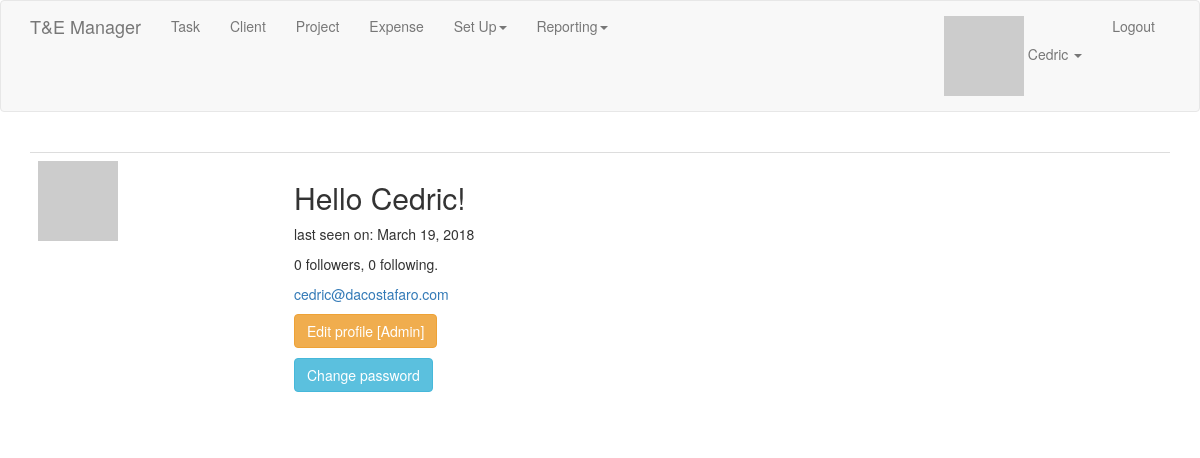
Page /user/Cedric (signed in) on the committed database.
### app/models.py (models this page shows, shortened)
class User(UserMixin, db.Model):
    id = db.Column(db.Integer, primary_key=True)
    username = db.Column(db.String(64), index=True, unique=True)
    email = db.Column(db.String(120), index=True, unique=True)
    password_hash = db.Column(db.String(128))
    tasks = db.relationship('Task', backref='user_task', lazy='dynamic')
    about_me = db.Column(db.String(140))
    last_seen = db.Column(db.DateTime, default=datetime.utcnow)
    followed = db.relationship(
        'User', secondary=followers,
        primaryjoin=(followers.c.follower_id == id),
        secondaryjoin=(followers.c.followed_id == id),
        backref=db.backref('followers', lazy='dynamic'), lazy='dynamic')
    clients = db.relationship('Client', backref='user_client', lazy='dynamic')
    projects = db.relationship('Project', backref='user_project', lazy='dynamic')
    role_id = db.Column(db.Integer, db.ForeignKey('role.id'))
    def avatar(self, size):
        digest = md5(self.email.lower().encode('utf-8')).hexdigest()
        return 'https://www.gravatar.com/avatar/{}?d=identicon&s={}'.format(digest, size)
    def can(self, permissions):
        return self.role is not None and (self.role.permissions & permissions) == permissions
    def is_administrator(self):
        return self.can(Permission.ADMIN)

### app/main/routes.py (the view)
@bp.route('/user/<username>')
@login_required
def user(username):
    user = User.query.filter_by(username=username).first_or_404()
    page = request.args.get('page', 1, type=int)
    tasks = user.tasks.order_by(Task.date.desc()).paginate(page, current_app.config['TASKS_PER_PAGE'], False)
    next_url = url_for('main.user', username=user.username, page=tasks.next_num) if tasks.has_next else None
    prev_url = url_for('main.user', username=user.username, page=tasks.prev_num) if tasks.has_prev else None
    return render_template('users/user.html', user=user, tasks=tasks.items, next_url=next_url, prev_url=prev_url)

### app/main/__init__.py (called while the page is built)
@bp.app_context_processor
def inject_permissions():
    return dict(Permission=Permission)

### app/main/routes.py (called while the page is built)
@bp.before_app_request
def before_request():
    if current_user.is_authenticated:
        current_user.last_seen = datetime.utcnow()
        db.session.commit()

### app/models.py (called while the page is built)
@login.user_loader
def load_user(id):
    return User.query.get(int(id))

### app/templates/users/user.html
{% extends "base.html" %}
{% import "_macros.html" as macros %}
{% block app_content %}
    <table class="table table-hover">
        {% include 'users/_user.html' %}
    </table>
{% endblock %}

### app/templates/base.html (shortened to what this page needs)
{% extends 'bootstrap/base.html' %}
{% block navbar %}
    <nav class="navbar navbar-default">
        <div class="container">
            <div class="navbar-header">
                {% if current_user.is_authenticated %}
                <a class="navbar-brand" href="{{ url_for('main.index') }}">T&E Manager</a>
                {% else %}
                <a class="navbar-brand" href="{{ url_for('auth.login') }}">T&E Manager</a>
                {% endif %}
            </div>
            <div class="collapse navbar-collapse" id="bs-example-navbar-collapse-1">
                <ul class="nav navbar-nav">
                    {% if current_user.is_authenticated %}
                    <li><a href="{{ url_for('tasks.add_task') }}">Task</a></li>
                    <li><a href="{{ url_for('clients.add_client') }}">Client</a></li>
                    <li><a href="{{ url_for('projects.add_project') }}">Project</a></li>
                    <li><a href="#">Expense</a></li>
                    <li class="dropdown"><a href="#" class="dropdown-toggle" data-toggle="dropdown">Set Up<b class="caret"></b></a>
                    <li class="dropdown"><a href="#" class="dropdown-toggle" data-toggle="dropdown">Reporting<b class="caret"></b></a>
                    </li>
                    {% endif %}
                </ul>
                <ul class="nav navbar-nav navbar-right">
                    {% if current_user.is_anonymous %}
                    <li><a href="{{ url_for('auth.register') }}">Register</a></li>
                    <li><a href="{{ url_for('auth.login') }}">Login</a></li>
                    {% else %}
                    <li class="dropdown"><a href="#" class="dropdown-toggle" data-toggle="dropdown"><img src="{{ current_user.avatar(size=18) }}"> {{ current_user.username }} <b class="caret"></b></a>
                    </li>
                    <li><a href="{{ url_for('auth.logout') }}">Logout</a></li>
                    {% endif %}
                </ul>
            </div>
        </div>
    </nav>
{% endblock %}
{% block content %}
    <div class="container">
        {% block app_content %}{% endblock %}
    </div>
{% endblock %}
{% block scripts %}
    <link rel="stylesheet" type="text/css" href="{{ url_for('static', filename='bootstrap-datetimepicker.min.css') }}" />
{% endblock %}

### app/templates/users/_user.html (shortened to what this page needs)
<table class="table table-hover">
    <tr>
        <td width="256px"><img src="{{ user.avatar(256) }}"></td>
        <td>
            <h2>Hello {{ user.username }}!</h2>
            {% if user.last_seen %}<p>last seen on: {{ moment(user.last_seen).format('LL') }}</p>{% endif %}
            <p>{{ user.followers.count() }} followers, {{ user.followed.count() }} following.</p>
            {% if current_user.is_administrator() %}
                <p><a href="mailto:{{ user.email }}">{{ user.email }}</a></p>
                <p><a class="btn btn-warning" href="{{ url_for('main.edit_profile_admin', id=user.id) }}">Edit profile [Admin]</a></p>
                <p><a class="btn btn-info" href="{{ url_for('auth.change_password') }}">Change password</a></p>
            {% elif user == current_user %}
                <p><a href="mailto:{{ user.email }}">{{ user.email }}</a></p>
                <p><a class="btn btn-default" href="{{ url_for('main.edit_profile') }}">Edit profile</a></p>
                <p><a class="btn btn-info" href="{{ url_for('auth.change_password') }}">Change password</a></p>
            {% elif not current_user.is_following(user) %}
                <p><a href="{{ url_for('main.follow', username=user.username) }}">Follow</a></p>
            {% else %}
                <p><a href="{{ url_for('main.unfollow', username=user.username) }}">Unfollow</a></p>
            {% endif %}
        </td>
    </tr>
</table>

### rows in the picture
User: username "Cedric", last_seen "March 19, 2018", email "cedric@dacostafaro.com"

### other values in the picture
{{ user.followers.count() }} "0"
{{ user.followed.count() }} "0"
